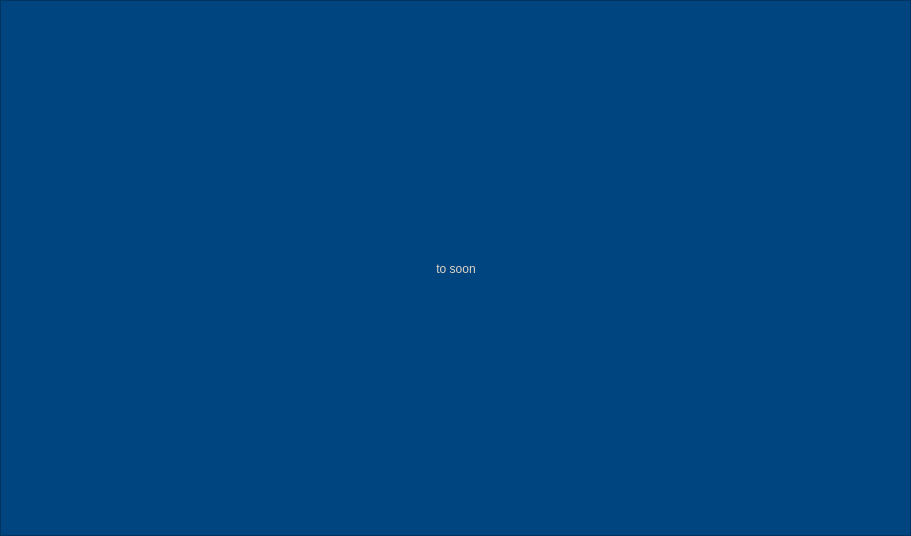
<?xml version="1.0" encoding="UTF-8"?>
<ui version="4.0">
 <class>ElectricalAssistant</class>
 <widget class="QFrame" name="ElectricalAssistant">
  <property name="geometry">
   <rect>
    <x>0</x>
    <y>0</y>
    <width>911</width>
    <height>536</height>
   </rect>
  </property>
  <property name="windowTitle">
   <string>Frame</string>
  </property>
  <property name="styleSheet">
   <string notr="true">background-color: rgb(0, 69, 127);</string>
  </property>
  <property name="frameShape">
   <enum>QFrame::StyledPanel</enum>
  </property>
  <property name="frameShadow">
   <enum>QFrame::Raised</enum>
  </property>
  <layout class="QVBoxLayout" name="verticalLayout">
   <item>
    <spacer name="verticalSpacer_2">
     <property name="orientation">
      <enum>Qt::Vertical</enum>
     </property>
     <property name="sizeHint" stdset="0">
      <size>
       <width>20</width>
       <height>40</height>
      </size>
     </property>
    </spacer>
   </item>
   <item>
    <layout class="QHBoxLayout" name="horizontalLayout">
     <item>
      <spacer name="horizontalSpacer">
       <property name="orientation">
        <enum>Qt::Horizontal</enum>
       </property>
       <property name="sizeHint" stdset="0">
        <size>
         <width>40</width>
         <height>20</height>
        </size>
       </property>
      </spacer>
     </item>
     <item>
      <widget class="QLabel" name="label">
       <property name="minimumSize">
        <size>
         <width>500</width>
         <height>49</height>
        </size>
       </property>
       <property name="styleSheet">
        <string notr="true">font: 75 35pt &quot;Times New Roman&quot;;
color: rgb(224, 213, 199);</string>
       </property>
       <property name="text">
        <string>to soon</string>
       </property>
       <property name="alignment">
        <set>Qt::AlignCenter</set>
       </property>
      </widget>
     </item>
     <item>
      <spacer name="horizontalSpacer_2">
       <property name="orientation">
        <enum>Qt::Horizontal</enum>
       </property>
       <property name="sizeHint" stdset="0">
        <size>
         <width>40</width>
         <height>20</height>
        </size>
       </property>
      </spacer>
     </item>
    </layout>
   </item>
   <item>
    <spacer name="verticalSpacer">
     <property name="orientation">
      <enum>Qt::Vertical</enum>
     </property>
     <property name="sizeHint" stdset="0">
      <size>
       <width>20</width>
       <height>40</height>
      </size>
     </property>
    </spacer>
   </item>
  </layout>
 </widget>
 <resources/>
 <connections/>
</ui>
